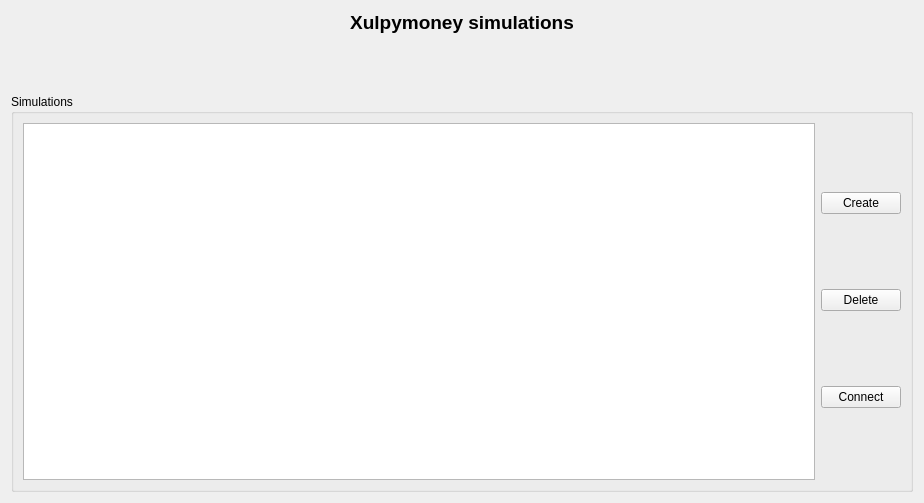
<?xml version="1.0" encoding="UTF-8"?>
<ui version="4.0">
 <class>wdgSimulations</class>
 <widget class="QWidget" name="wdgSimulations">
  <property name="geometry">
   <rect>
    <x>0</x>
    <y>0</y>
    <width>924</width>
    <height>503</height>
   </rect>
  </property>
  <property name="windowTitle">
   <string>Form</string>
  </property>
  <layout class="QHBoxLayout" name="horizontalLayout">
   <item>
    <layout class="QVBoxLayout" name="verticalLayout">
     <item>
      <widget class="QLabel" name="lblTitulo">
       <property name="font">
        <font>
         <pointsize>14</pointsize>
         <weight>75</weight>
         <bold>true</bold>
        </font>
       </property>
       <property name="text">
        <string>Xulpymoney simulations</string>
       </property>
       <property name="alignment">
        <set>Qt::AlignCenter</set>
       </property>
      </widget>
     </item>
     <item>
      <layout class="QHBoxLayout" name="horizontalLayout_4">
       <item>
        <spacer name="horizontalSpacer_2">
         <property name="orientation">
          <enum>Qt::Horizontal</enum>
         </property>
         <property name="sizeHint" stdset="0">
          <size>
           <width>40</width>
           <height>20</height>
          </size>
         </property>
        </spacer>
       </item>
       <item>
        <widget class="QLabel" name="lblPixmap">
         <property name="sizePolicy">
          <sizepolicy hsizetype="Fixed" vsizetype="Fixed">
           <horstretch>0</horstretch>
           <verstretch>0</verstretch>
          </sizepolicy>
         </property>
         <property name="minimumSize">
          <size>
           <width>48</width>
           <height>48</height>
          </size>
         </property>
         <property name="maximumSize">
          <size>
           <width>48</width>
           <height>48</height>
          </size>
         </property>
         <property name="pixmap">
          <pixmap resource="../images/xulpymoney.qrc">:/xulpymoney/replication.png</pixmap>
         </property>
         <property name="scaledContents">
          <bool>true</bool>
         </property>
         <property name="alignment">
          <set>Qt::AlignCenter</set>
         </property>
        </widget>
       </item>
       <item>
        <spacer name="horizontalSpacer">
         <property name="orientation">
          <enum>Qt::Horizontal</enum>
         </property>
         <property name="sizeHint" stdset="0">
          <size>
           <width>40</width>
           <height>20</height>
          </size>
         </property>
        </spacer>
       </item>
      </layout>
     </item>
     <item>
      <widget class="QGroupBox" name="groupBox">
       <property name="title">
        <string>Simulations</string>
       </property>
       <layout class="QHBoxLayout" name="horizontalLayout_3">
        <item>
         <layout class="QHBoxLayout" name="horizontalLayout_2">
          <item>
           <widget class="QTableWidget" name="tblSimulations"/>
          </item>
          <item>
           <layout class="QVBoxLayout" name="verticalLayout_2">
            <item>
             <widget class="QPushButton" name="cmdCreate">
              <property name="text">
               <string>Create</string>
              </property>
             </widget>
            </item>
            <item>
             <widget class="QPushButton" name="cmdDelete">
              <property name="text">
               <string>Delete</string>
              </property>
             </widget>
            </item>
            <item>
             <widget class="QPushButton" name="cmdConnect">
              <property name="text">
               <string>Connect</string>
              </property>
             </widget>
            </item>
           </layout>
          </item>
         </layout>
        </item>
       </layout>
      </widget>
     </item>
    </layout>
   </item>
  </layout>
 </widget>
 <resources>
  <include location="../images/xulpymoney.qrc"/>
 </resources>
 <connections/>
</ui>
